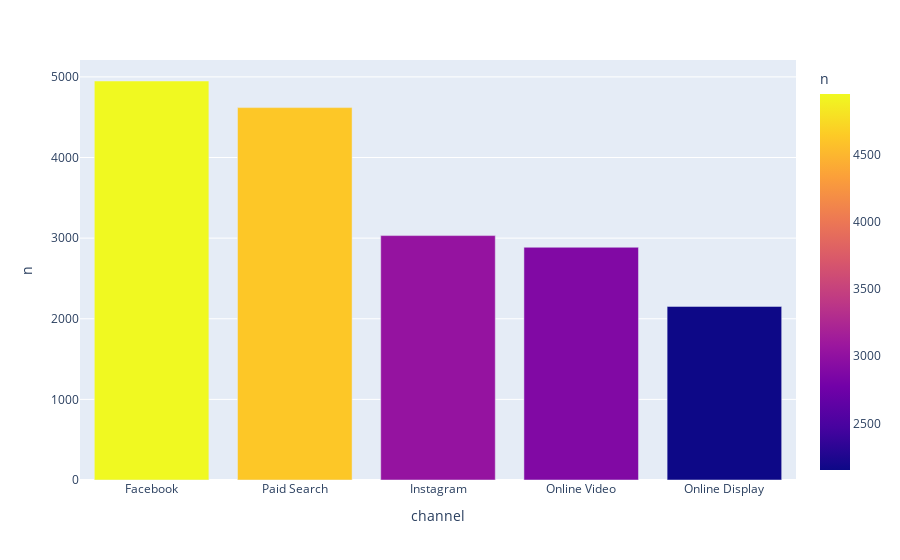

The code cell stored with this chart in its notebook:
### Code cell
import plotly.express as px
fig = px.bar(ddf, x="channel", y="n", color="n")
fig.show()

### Figure 1 — Plotly figure (JSON) as saved in the notebook; plotly's stock layout.template omitted (floating-point values rounded to 4 significant figures)
{"data": [{"alignmentgroup": "True", "hovertemplate": "channel=%{x}<br>n=%{marker.color}<extra></extra>", "legendgroup": "", "marker": {"color": [4949.0, 4619.0, 3032.0, 2886.0, 2153.0], "coloraxis": "coloraxis", "pattern": {"shape": ""}}, "name": "", "offsetgroup": "", "orientation": "v", "showlegend": false, "textposition": "auto", "type": "bar", "x": ["Facebook", "Paid Search", "Instagram", "Online Video", "Online Display"], "xaxis": "x", "y": [4949.0, 4619.0, 3032.0, 2886.0, 2153.0], "yaxis": "y"}], "layout": {"barmode": "relative", "coloraxis": {"colorbar": {"title": {"text": "n"}}, "colorscale": [[0, "#0d0887"], [0.1111, "#46039f"], [0.2222, "#7201a8"], [0.3333, "#9c179e"], [0.4444, "#bd3786"], [0.5556, "#d8576b"], [0.6667, "#ed7953"], [0.7778, "#fb9f3a"], [0.8889, "#fdca26"], [1, "#f0f921"]]}, "legend": {"tracegroupgap": 0}, "margin": {"t": 60}, "xaxis": {"anchor": "y", "domain": [0, 1], "title": {"text": "channel"}}, "yaxis": {"anchor": "x", "domain": [0, 1], "title": {"text": "n"}}}}
